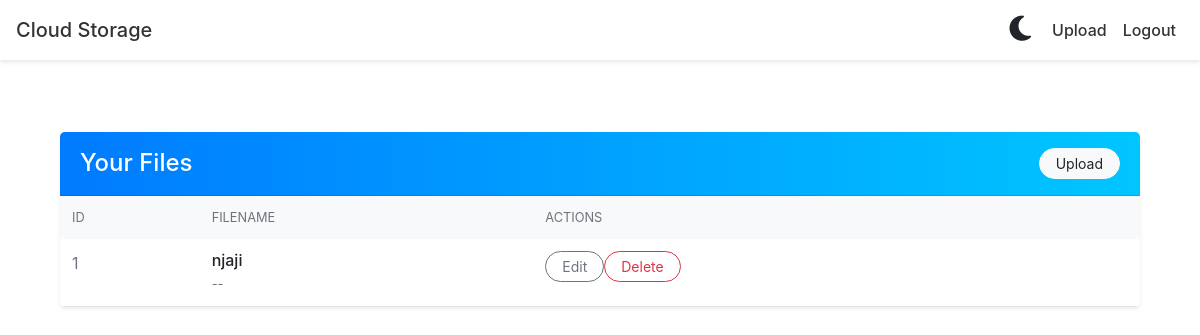
Page / (signed in) on the earlier database version.
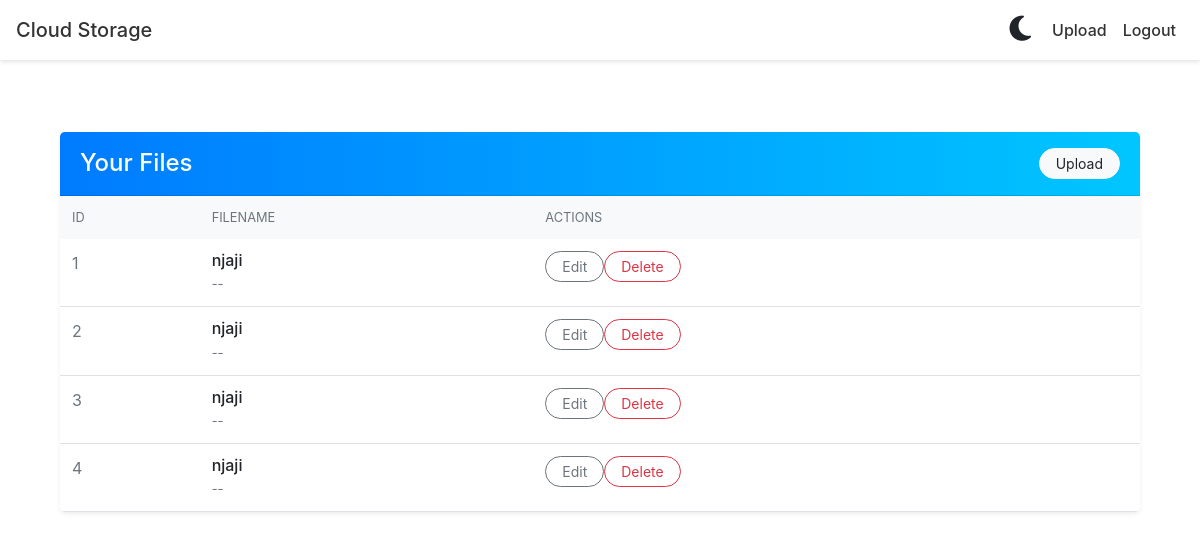
Same page on the later database version.
### app.py (models this page shows)
class File(db.Model):
    id = db.Column(db.Integer, primary_key=True)
    filename = db.Column(db.String(150), nullable=False)
    user_id = db.Column(db.Integer, db.ForeignKey('user.id'), nullable=False)

### app.py (the view)
@app.route('/')
@login_required
def index():
    user_files = File.query.filter_by(user_id=current_user.id).all()
    return render_template('index.html', files=user_files)

### app.py (called while the page is built)
@login_manager.user_loader
def load_user(user_id):
    return User.query.get(int(user_id))

### templates/index.html (shortened to what this page needs)
{% extends "base.html" %}
{% block content %}
<div class="container py-5">
  <div class="card shadow-sm border-0 rounded-lg overflow-hidden">
    <div class="card-header bg-gradient-primary text-white d-flex justify-content-between align-items-center py-3">
      <h2 class="h4 mb-0 fw-bold">Your Files</h2>
      <a href="{{ url_for('upload') }}" class="btn btn-light btn-sm px-3 rounded-pill">
         Upload
      </a>
    </div>
    <div class="card-body p-0">
      {% if files %}
        <div class="table-responsive">
          <table class="table table-borderless mb-0">
            <thead class="bg-light">
              <tr>
                <th class="ps-4 text-uppercase text-secondary small fw-medium">ID</th>
                <th class="text-uppercase text-secondary small fw-medium">Filename</th>
                <th class="text-uppercase text-secondary small fw-medium text-end pe-4">Actions</th>
              </tr>
            </thead>
            <tbody>
              {% for file in files %}
              <tr class="align-middle border-bottom">
                <td class="ps-4 text-secondary">{{ file.id }}</td>
                <td>
                  <div class="d-flex align-items-center">
                    <div>
                      <h6 class="mb-0 fw-medium">{{ file.filename }}</h6>
                      <span class="text-muted small">{{ file.size|default('--') }}</span>
                    </div>
                  </div>
                </td>
                <td class="text-end pe-4">
                  <div class="btn-group">
                    <a class="btn btn-outline-secondary btn-sm rounded-pill px-3 me-2" href="{{ url_for('update', file_id=file.id) }}">
                       Edit
                    </a>
                    <form action="{{ url_for('delete', file_id=file.id) }}" method="post" class="d-inline">
                      <button type="submit" class="btn btn-outline-danger btn-sm rounded-pill px-3">
                         Delete
                      </button>
                    </form>
                  </div>
                </td>
              </tr>
              {% endfor %}
            </tbody>
          </table>
        </div>
      {% endif %}
    </div>
  </div>
</div>
{% endblock %}

### templates/base.html (shortened to what this page needs)
<!DOCTYPE html>
<html>
<head>
  <link rel="stylesheet" href="{{ url_for('static', filename='style.css') }}">
  <link rel="stylesheet" href="https://stackpath.bootstrapcdn.com/bootstrap/4.5.2/css/bootstrap.min.css">
  <link rel="stylesheet" href="https://cdnjs.cloudflare.com/ajax/libs/font-awesome/6.1.1/css/all.min.css"
 />
</head>
<body>
<nav class="navbar navbar-expand-lg">
  <a class="navbar-brand" href="{{ url_for('index') }}">Cloud Storage</a>
  <div class="collapse navbar-collapse">
    <ul class="navbar-nav ml-auto align-items-center">
      <li class="nav-item">
        <button id="theme-toggle" class="btn theme-toggle-btn" title="Toggle Theme">
          <i id="theme-icon" class="fas"></i>
        </button>
      </li>
      {% if current_user.is_authenticated %}
      <li class="nav-item">
        <a class="nav-link" href="{{ url_for('upload') }}">Upload</a>
      </li>
      <li class="nav-item">
        <a class="nav-link" href="{{ url_for('logout') }}">Logout</a>
      </li>
      {% endif %}
    </ul>
  </div>
</nav>
<div class="container mt-4">
  {% block content %}{% endblock %}
</div>
</body>
</html>

### static/style.css (style rules this page uses)
body { background-color: #f0f2f5; color: #333; transition: background-color 0.3s, color 0.3s; font-family: 'Helvetica Neue', Helvetica, Arial, sans-serif; }
.navbar { background-color: #ffffff; box-shadow: 0 2px 4px rgba(0,0,0,0.1); }
.navbar .navbar-brand, .navbar .nav-link { color: #333; font-weight: 500; }
.theme-toggle-btn { border: none; background: transparent; cursor: pointer; outline: none; }
.theme-toggle-btn i { font-size: 1.8rem; transition: transform 0.3s, color 0.3s; }
.card { background-color: #ffffff; border: none; border-radius: 8px; box-shadow: 0 4px 6px rgba(0,0,0,0.1); }
.card-header { padding: 1.5rem; }
.bg-gradient-primary { background: linear-gradient(90deg, #007bff, #00c6ff); }
.table thead.bg-light { background-color: #f8f9fa !important; }
.btn { border-radius: 25px; }
.fw-bold { font-weight: bold; }
.fw-medium { font-weight: 500; }

Differences in the rows shown:
added File: id "2", filename "njaji", size "--"
added File: id "3", filename "njaji", size "--"
added File: id "4", filename "njaji", size "--"
